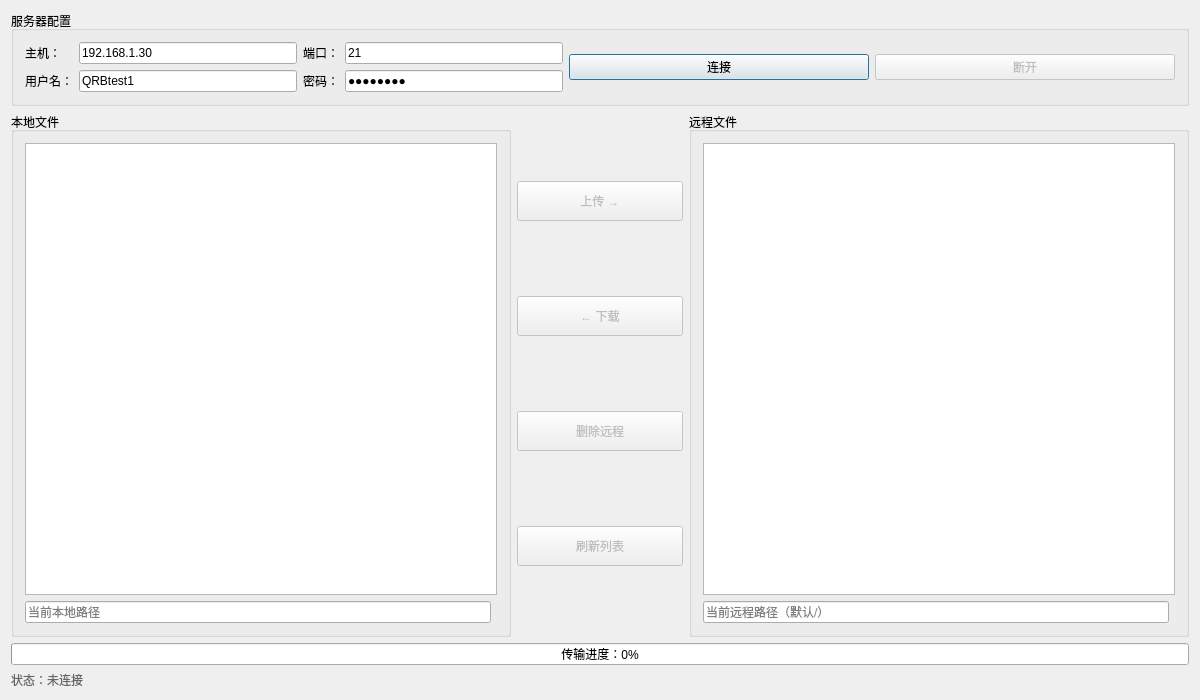
<?xml version="1.0" encoding="UTF-8"?>
<ui version="4.0">
 <class>DataDownloadDialogClass</class>
 <widget class="QDialog" name="DataDownloadDialogClass">
  <property name="geometry">
   <rect>
    <x>0</x>
    <y>0</y>
    <width>1200</width>
    <height>700</height>
   </rect>
  </property>
  <property name="windowTitle">
   <string>DataDownloadDialog</string>
  </property>
  <layout class="QVBoxLayout" name="verticalLayout">
   <item>
    <widget class="QGroupBox" name="grp_Connect">
     <property name="title">
      <string>服务器配置</string>
     </property>
     <layout class="QHBoxLayout" name="horizontalLayout" stretch="1,1">
      <item>
       <layout class="QGridLayout" name="gridLayout">
        <item row="0" column="0">
         <widget class="QLabel" name="lbl_host">
          <property name="text">
           <string>主机：</string>
          </property>
         </widget>
        </item>
        <item row="0" column="1">
         <widget class="QLineEdit" name="le_host">
          <property name="text">
           <string>192.168.1.30</string>
          </property>
          <property name="placeholderText">
           <string>输入FTP服务器IP/域名</string>
          </property>
         </widget>
        </item>
        <item row="0" column="2">
         <widget class="QLabel" name="lbl_port">
          <property name="text">
           <string>端口：</string>
          </property>
         </widget>
        </item>
        <item row="0" column="3">
         <widget class="QLineEdit" name="le_port">
          <property name="maximumSize">
           <size>
            <width>16777215</width>
            <height>16777215</height>
           </size>
          </property>
          <property name="text">
           <string>21</string>
          </property>
         </widget>
        </item>
        <item row="1" column="0">
         <widget class="QLabel" name="lbl_user">
          <property name="text">
           <string>用户名：</string>
          </property>
         </widget>
        </item>
        <item row="1" column="1">
         <widget class="QLineEdit" name="lineEdit_User">
          <property name="text">
           <string>QRBtest1</string>
          </property>
         </widget>
        </item>
        <item row="1" column="2">
         <widget class="QLabel" name="lbl_pwd">
          <property name="text">
           <string>密码：</string>
          </property>
         </widget>
        </item>
        <item row="1" column="3">
         <widget class="QLineEdit" name="lineEdit_Pwd">
          <property name="text">
           <string>QRBtest1</string>
          </property>
          <property name="echoMode">
           <enum>QLineEdit::Password</enum>
          </property>
          <property name="placeholderText">
           <string>匿名用户可留空</string>
          </property>
         </widget>
        </item>
       </layout>
      </item>
      <item>
       <layout class="QGridLayout" name="gridLayout_2">
        <item row="0" column="0">
         <widget class="QPushButton" name="btn_Connect">
          <property name="minimumSize">
           <size>
            <width>300</width>
            <height>0</height>
           </size>
          </property>
          <property name="text">
           <string>连接</string>
          </property>
         </widget>
        </item>
        <item row="0" column="1">
         <widget class="QPushButton" name="btn_Disconnect">
          <property name="enabled">
           <bool>false</bool>
          </property>
          <property name="minimumSize">
           <size>
            <width>300</width>
            <height>0</height>
           </size>
          </property>
          <property name="text">
           <string>断开</string>
          </property>
         </widget>
        </item>
       </layout>
      </item>
     </layout>
    </widget>
   </item>
   <item>
    <layout class="QHBoxLayout" name="horizontalLayout_FileView" stretch="3,1,3">
     <item>
      <widget class="QGroupBox" name="groupBox_Local">
       <property name="title">
        <string>本地文件</string>
       </property>
       <layout class="QGridLayout" name="gridLayout_3">
        <item row="1" column="0">
         <widget class="QLineEdit" name="lineEdit_LocalPath">
          <property name="placeholderText">
           <string>当前本地路径</string>
          </property>
         </widget>
        </item>
        <item row="0" column="0" colspan="2">
         <widget class="QTreeView" name="treeView_Local"/>
        </item>
       </layout>
      </widget>
     </item>
     <item>
      <layout class="QVBoxLayout" name="verticalLayout_Operate">
       <item>
        <widget class="QPushButton" name="btn_Upload">
         <property name="enabled">
          <bool>false</bool>
         </property>
         <property name="minimumSize">
          <size>
           <width>80</width>
           <height>40</height>
          </size>
         </property>
         <property name="text">
          <string>上传 →</string>
         </property>
        </widget>
       </item>
       <item>
        <widget class="QPushButton" name="btn_Download">
         <property name="enabled">
          <bool>false</bool>
         </property>
         <property name="minimumSize">
          <size>
           <width>80</width>
           <height>40</height>
          </size>
         </property>
         <property name="text">
          <string>← 下载</string>
         </property>
        </widget>
       </item>
       <item>
        <widget class="QPushButton" name="btn_DeleteRemote">
         <property name="enabled">
          <bool>false</bool>
         </property>
         <property name="minimumSize">
          <size>
           <width>80</width>
           <height>40</height>
          </size>
         </property>
         <property name="text">
          <string>删除远程</string>
         </property>
        </widget>
       </item>
       <item>
        <widget class="QPushButton" name="btn_Refresh">
         <property name="enabled">
          <bool>false</bool>
         </property>
         <property name="minimumSize">
          <size>
           <width>80</width>
           <height>40</height>
          </size>
         </property>
         <property name="text">
          <string>刷新列表</string>
         </property>
        </widget>
       </item>
      </layout>
     </item>
     <item>
      <widget class="QGroupBox" name="groupBox_Remote">
       <property name="title">
        <string>远程文件</string>
       </property>
       <layout class="QGridLayout" name="gridLayout_4">
        <item row="1" column="0">
         <widget class="QLineEdit" name="lineEdit_RemotePath">
          <property name="placeholderText">
           <string>当前远程路径（默认/）</string>
          </property>
         </widget>
        </item>
        <item row="0" column="0" colspan="2">
         <widget class="QTreeView" name="treeView_Remote"/>
        </item>
       </layout>
      </widget>
     </item>
    </layout>
   </item>
   <item>
    <widget class="QProgressBar" name="progressBar_Transfer">
     <property name="value">
      <number>0</number>
     </property>
     <property name="textVisible">
      <bool>true</bool>
     </property>
     <property name="format">
      <string>传输进度：%p%</string>
     </property>
    </widget>
   </item>
   <item>
    <widget class="QLabel" name="label_Status">
     <property name="styleSheet">
      <string notr="true">color: #666;</string>
     </property>
     <property name="text">
      <string>状态：未连接</string>
     </property>
    </widget>
   </item>
  </layout>
 </widget>
 <layoutdefault spacing="6" margin="11"/>
 <resources/>
 <connections/>
</ui>
